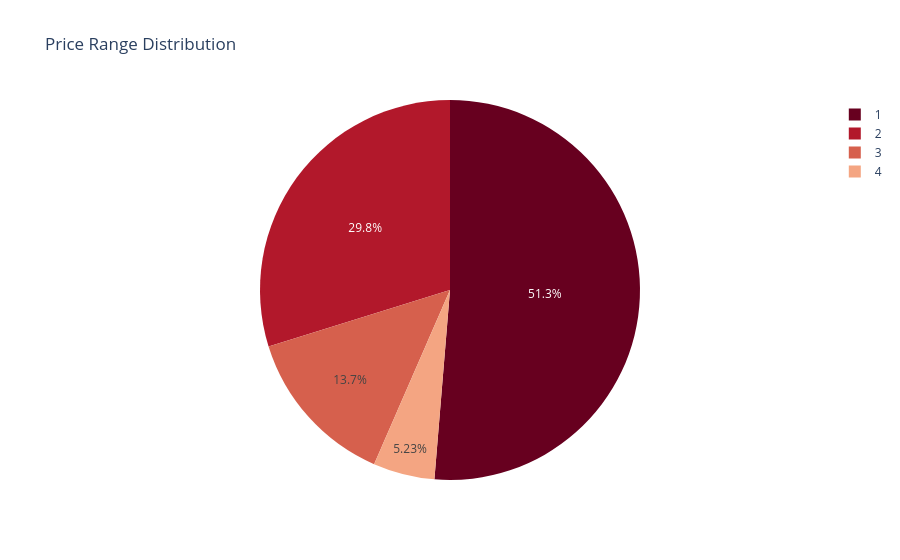

The notebook cell saved with this chart:
### Markdown cell above
- Bangalore has the highest number of restaurants, indicating a strong food market presence.
- Mumbai closely follows, showing high demand and competition in metropolitan cities.
- Chennai, Pune, and New Delhi also have a significant number of restaurants.
- Tier-2 cities like Jaipur, Kolkata, and Ahmedabad show moderate restaurant presence.
- Lucknow and Goa have comparatively fewer restaurants among the top cities.
- Overall, metro cities dominate the restaurant landscape, reflecting higher urban demand and population density.

### Code cell
#price range
price_counts = df['price_range'].value_counts().reset_index()
price_counts.columns = ['price_range', 'count']
fig = px.pie(price_counts,names='price_range',values='count',title='Price Range Distribution',color_discrete_sequence=px.colors.sequential.RdBu)
fig.show()

### Figure 1 — Plotly figure (JSON) as saved in the notebook; plotly's stock layout.template omitted (floating-point values rounded to 4 significant figures)
{"data": [{"domain": {"x": [0, 1], "y": [0, 1]}, "hovertemplate": "price_range=%{label}<br>count=%{value}<extra></extra>", "labels": [1, 2, 3, 4], "legendgroup": "", "name": "", "showlegend": true, "type": "pie", "values": [28960, 16822, 7708, 2954]}], "layout": {"legend": {"tracegroupgap": 0}, "piecolorway": ["rgb(103,0,31)", "rgb(178,24,43)", "rgb(214,96,77)", "rgb(244,165,130)", "rgb(253,219,199)", "rgb(247,247,247)", "rgb(209,229,240)", "rgb(146,197,222)", "rgb(67,147,195)", "rgb(33,102,172)", "rgb(5,48,97)"], "title": {"text": "Price Range Distribution"}}}
